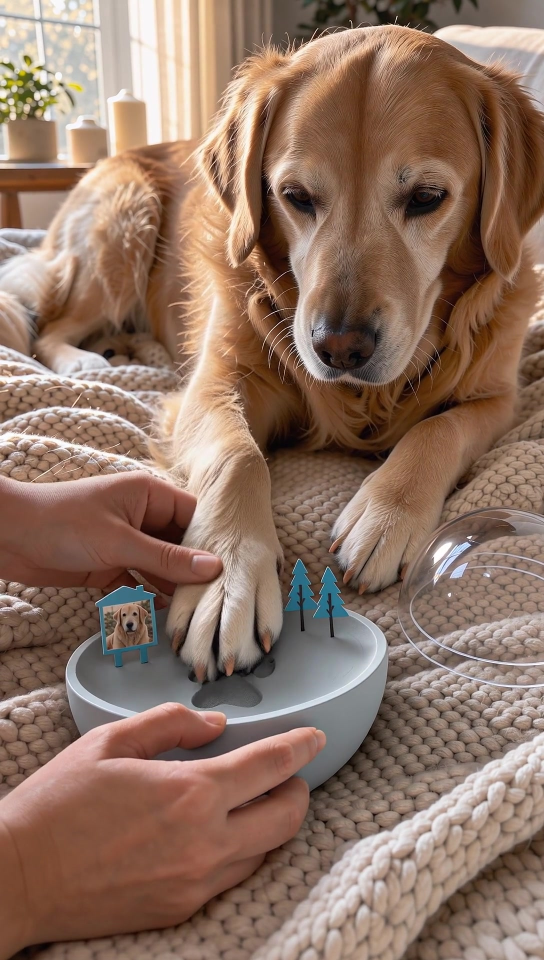
#> input picture pr_3.0.jpg, 1088 x 1920 px (shown at 1/2 size)
$ python -i video_edit.py   (imports and definitions only)
#> lines starting #> are read from the running program, lines starting #| are printed output that depends on the picture
"""
Kurgu: klipleri 1080x1920'ye getirir, birlestirir, Turkce ekran yazilarini
(kanca, urun satiri, kapanis karti) PNG katman olarak bindirir.

ffmpeg sistemde olmasa bile imageio-ffmpeg paketinin getirdigi ffmpeg
kullanilir; drawtext filtresine ihtiyac yok (yazilar Pillow ile ciziliyor).
"""
from __future__ import annotations

import glob
import json
import os
import random
import subprocess

from PIL import Image, ImageDraw, ImageFont

W, H = 1080, 1920
FPS = 30

MUSIC_DIR = "assets/music"
MUSIC_VOLUME = float(os.environ.get("MUSIC_VOLUME", "0.18"))  # arka plan muzigi (kisik)
VIDEO_VOLUME = 1.0  # videonun kendi sesi (ayak sesi, sokak) -- KISILMIYOR
# AI klipleri hafif agir cekim gibi akiyor ve yapay duruyor; kurguda hizlandirip
# bas/sondaki durgun anlari kesiyoruz. 1.25 = %25 daha hizli.
CLIP_SPEED = float(os.environ.get("CLIP_SPEED") or "1.25")
TRIM_START = 0.3  # sn, klibin basindaki donuk an
TRIM_END = 0.4    # sn, klibin sonundaki yavaslayan an


def pick_music() -> str | None:
    tracks = sorted(glob.glob(os.path.join(MUSIC_DIR, "*.mp3")) + glob.glob(os.path.join(MUSIC_DIR, "*.m4a")))
    return random.choice(tracks) if tracks else None


def ffmpeg_exe() -> str:
    try:
        import imageio_ffmpeg

        return imageio_ffmpeg.get_ffmpeg_exe()
    except Exception:  # noqa: BLE001
        return "ffmpeg"


# [4 lines left out: function _run, not called in this run]


def duration(path: str) -> float:
    proc = subprocess.run([ffmpeg_exe(), "-i", path], capture_output=True, text=True)
    for line in proc.stderr.splitlines():
        line = line.strip()
        if line.startswith("Duration:"):
            h, m, s = line.split(",")[0].split("Duration:")[1].strip().split(":")
            return int(h) * 3600 + int(m) * 60 + float(s)
    raise RuntimeError(f"Süre okunamadı: {path}")


def has_audio(path: str) -> bool:
    proc = subprocess.run([ffmpeg_exe(), "-i", path], capture_output=True, text=True)
    return "Audio:" in proc.stderr


# [11 lines left out: function extract_frames, not called in this run]


def normalize_clip(src: str, dst: str) -> str:
    """1080x1920, 30fps, stereo ses; bas/son kirpilir ve CLIP_SPEED kadar hizlandirilir."""
    total = duration(src)
    start = TRIM_START if total > 3 else 0
    length = max(total - start - (TRIM_END if total > 3 else 0), 1.0)
    vf = (f"setpts=PTS/{CLIP_SPEED},scale={W}:{H}:force_original_aspect_ratio=increase,"
          f"crop={W}:{H},setsar=1,fps={FPS}")
    af = f"atempo={CLIP_SPEED}"
    cut = ["-ss", f"{start:.2f}", "-t", f"{length:.2f}"]
    if has_audio(src):
        _run([*cut, "-i", src, "-vf", vf, "-af", af, "-c:v", "libx264", "-crf", "20",
              "-pix_fmt", "yuv420p", "-c:a", "aac", "-ar", "44100", "-ac", "2", dst])
    else:
        _run([*cut, "-i", src, "-f", "lavfi", "-i", "anullsrc=r=44100:cl=stereo", "-shortest",
              "-vf", vf, "-c:v", "libx264", "-crf", "20", "-pix_fmt", "yuv420p",
              "-c:a", "aac", dst])
    return dst


# ---------------------------------------------------------------------------
# Yazi katmanlari
# ---------------------------------------------------------------------------
# [116 lines left out: functions _font, _wrap, text_card, compose_ad, not called in this run]

>>> import cv2
>>> picture = cv2.imread('../pr_3.0.jpg', cv2.IMREAD_GRAYSCALE)
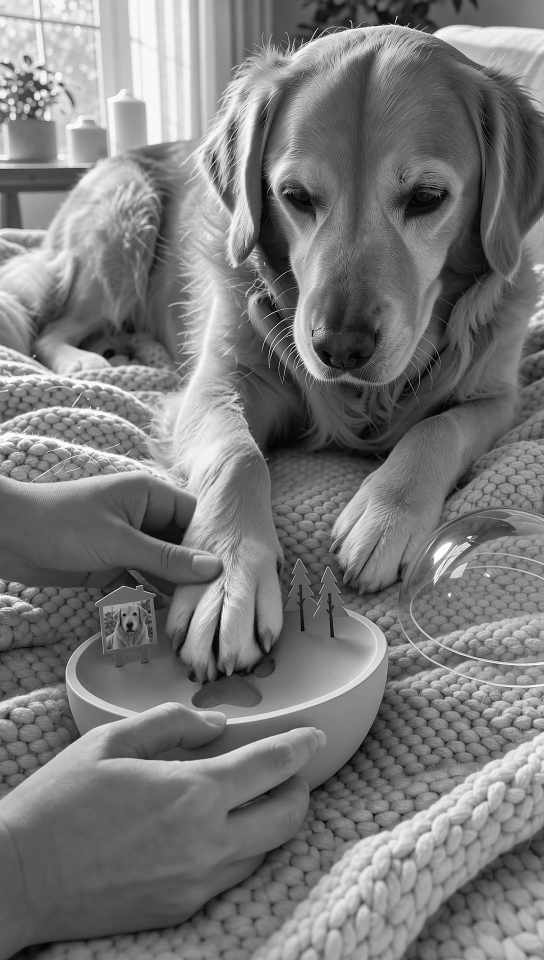
#> picture: shape (1920, 1088) (shown at 1/2 size); min 0, max 255, mean 121.6
>>> result = normalize_clip(picture, 'out.png')
#> (the run stopped early here; a loop or call above may not have finished)

$ run again, on pr_6.0.jpg
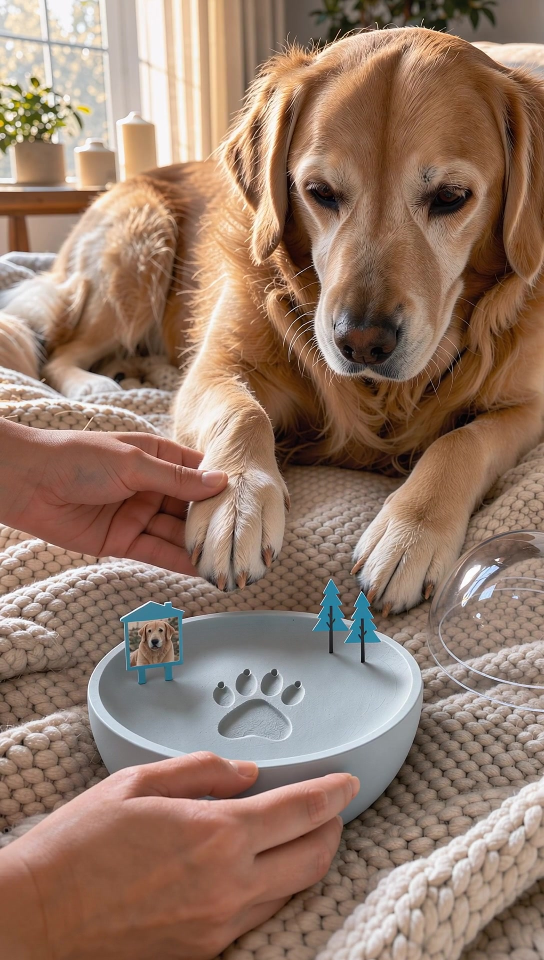
#> input picture pr_6.0.jpg, 1088 x 1920 px (shown at 1/2 size)
#> `picture = cv2.imread('../pr_3.0.jpg', cv2.IMREAD_GRAYSCALE)`:
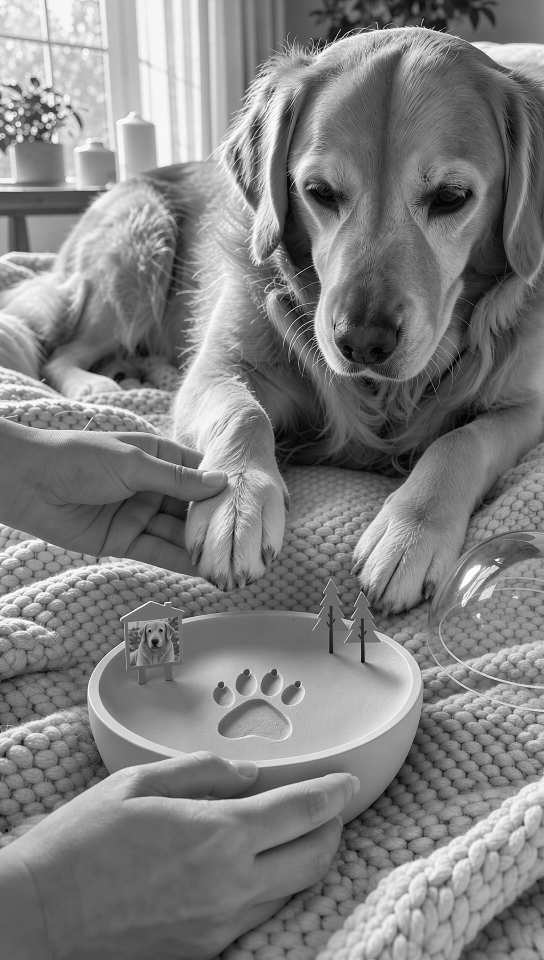
#> picture: shape (1920, 1088) (shown at 1/2 size); min 0, max 255, mean 128.5

$ run again, on pr_last.jpg
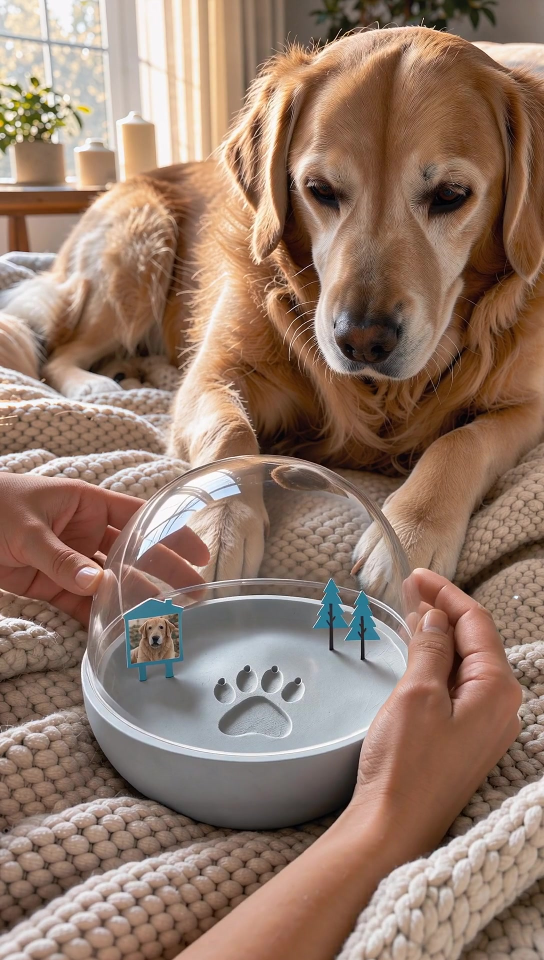
#> input picture pr_last.jpg, 1088 x 1920 px (shown at 1/2 size)
#> `picture = cv2.imread('../pr_3.0.jpg', cv2.IMREAD_GRAYSCALE)`:
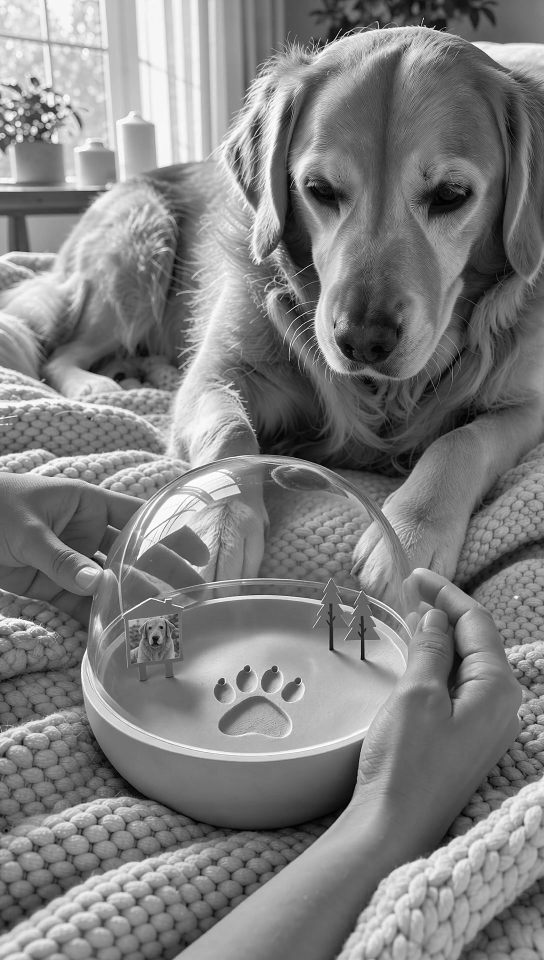
#> picture: shape (1920, 1088) (shown at 1/2 size); min 0, max 255, mean 128.4
